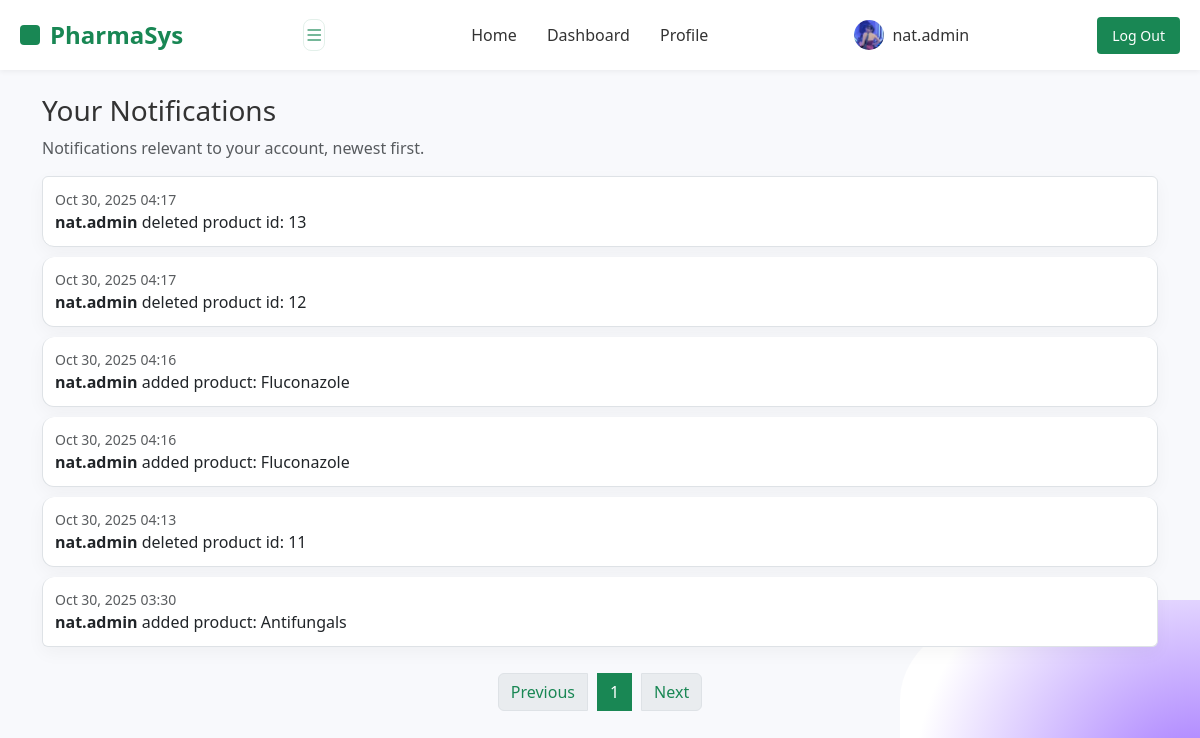
The page /pages/notifications.php (signed in) on the database its author committed.
### tables this page shows
CREATE TABLE `notifications` (
  `id` int(11) NOT NULL,
  `user_id` int(11) NOT NULL,
  `message` text NOT NULL,
  `action` varchar(50) DEFAULT NULL,
  `product_id` int(11) DEFAULT NULL,
  `product_name` varchar(255) DEFAULT NULL,
  `actor_username` varchar(255) DEFAULT NULL,
  `created_at` datetime DEFAULT current_timestamp(),
  `is_read` tinyint(1) DEFAULT 0
);

### pages/notifications.php (the view, shortened to what this page needs)
<?php
include __DIR__ . '/../func/db.php';
$uid = (int)$_SESSION['user_id'];
$page = max(1, (int)($_GET['page'] ?? 1));
$perPage = 10;
$offset = ($page - 1) * $perPage;
$total = 0;
$notes = [];
try {
    $cstmt = $conn->prepare("SELECT COUNT(*) AS total FROM notifications WHERE user_id = ?");
    if ($cstmt) {
        $cstmt->bind_param('i', $uid);
        $cstmt->execute();
        $cres = $cstmt->get_result();
        if ($cres && ($crow = $cres->fetch_assoc())) $total = (int)$crow['total'];
    }
    $stmt = $conn->prepare("SELECT id, user_id, message, action, product_id, product_name, created_at FROM notifications WHERE user_id = ? ORDER BY created_at DESC LIMIT ?, ?");
    if ($stmt) {
        $stmt->bind_param('iii', $uid, $offset, $perPage);
        $stmt->execute();
        $res = $stmt->get_result();
        if ($res) while ($r = $res->fetch_assoc()) $notes[] = $r;
    }
} catch (Exception $e) {
}
?>
<!doctype html>
<html lang="en">
<head>
  <link href="https://cdn.jsdelivr.net/npm/bootstrap@5.3.2/dist/css/bootstrap.min.css" rel="stylesheet">
  <link rel="stylesheet" href="../assets/css/design.css">
  <link rel="stylesheet" href="https://cdn.jsdelivr.net/npm/bootstrap-icons@1.10.5/font/bootstrap-icons.css">
</head>
<body>
  <?php include __DIR__ . '/../func/header.php'; ?>
  <div class="container my-4">
    <h3>Your Notifications</h3>
    <p class="text-muted">Notifications relevant to your account, newest first.</p>
    <div class="list-group mb-3">
      <?php if (empty($notes)): ?>
        <div class="list-group-item">No notifications yet.</div>
      <?php else: ?>
        <?php foreach ($notes as $n): ?>
          <?php
            $tsRaw = $n['created_at'] ?? '';
            $ts = '';
            try { if ($tsRaw) $ts = (new DateTime($tsRaw))->format('M j, Y H:i'); } catch(Exception $e) { $ts = htmlspecialchars($tsRaw); }
            $action = htmlspecialchars($n['action'] ?? $n['message'] ?? '');
            $pname = htmlspecialchars($n['product_name'] ?? '');
            $pid = isset($n['product_id']) && $n['product_id'] !== null ? '#'.(int)$n['product_id'] : '';
          ?>
          <div class="list-group-item notification-item">
            <div class="d-flex justify-content-between align-items-start">
              <div>
                <div class="small text-muted"><?= $ts ?></div>
                <div><strong><?= htmlspecialchars($_SESSION['username'] ?? 'You') ?></strong> <?= $action ?> <?php if ($pname) echo '<em>'.$pname.'</em>'; ?> <?php if ($pid) echo $pid; ?></div>
              </div>
            </div>
          </div>
        <?php endforeach; ?>
      <?php endif; ?>
    </div>
    <?php
      $total = max(0, (int)$total);
      $totalPages = max(1, (int)ceil($total / $perPage));
      $prev = $page > 1 ? $page - 1 : null;
      $next = $page < $totalPages ? $page + 1 : null;
    ?>
    <nav aria-label="Notifications pagination">
      <ul class="pagination justify-content-center">
        <li class="page-item <?= $prev ? '' : 'disabled' ?>"><a class="page-link" href="?page=<?= $prev ?: 1 ?>">Previous</a></li>
        <?php for ($p=1;$p<=$totalPages;$p++): ?>
          <li class="page-item <?= $p=== $page ? 'active' : '' ?>"><a class="page-link" href="?page=<?= $p ?>"><?= $p ?></a></li>
        <?php endfor; ?>
        <li class="page-item <?= $next ? '' : 'disabled' ?>"><a class="page-link" href="?page=<?= $next ?: $totalPages ?>">Next</a></li>
      </ul>
    </nav>
  </div>
</body>
</html>

### func/header.php (shortened to what this page needs)
<?php
include __DIR__ . '/db.php';
$roleVal = (string)($_SESSION['role'] ?? '');
$isAdmin = (bool)preg_match('/\badmin\b/i', $roleVal);
?>
<link rel="stylesheet" href="https://cdn.jsdelivr.net/npm/bootstrap-icons@1.10.5/font/bootstrap-icons.css">
<header<?php if ($isAdmin) echo ' class="admin-mode"'; ?>>
  <a href="/Pharma_Sys/pages/index.php" class="logo" style="text-decoration:none;">
    <div class="logo-icon"></div>
    <span style="color:inherit;">PharmaSys</span>
  </a>
  <?php if ($isAdmin): ?>
    <button class="btn btn-sm btn-link text-decoration-none p-0 me-3" type="button" data-bs-toggle="offcanvas" data-bs-target="#adminOffcanvas" aria-controls="adminOffcanvas" title="Open admin menu" id="admin-sidebar-toggle">
      <i class="bi bi-list" aria-hidden="true" style="font-size:1.25rem"></i>
    </button>
  <?php endif; ?>
  <nav>
    <?php if ($isAdmin): ?>
      <a href="/Pharma_Sys/pages/admin.php">Home</a>
      <a href="/Pharma_Sys/pages/dashboard.php" class="ms-3">Dashboard</a>
      <a href="/Pharma_Sys/pages/admin_profile.php" class="ms-3">Profile</a>
    <?php else: ?>
      <a href="/Pharma_Sys/pages/index.php">Home</a>
    <?php endif; ?>
  </nav>
  <?php if (isset($_SESSION['user_id'])): ?>
    <?php
  $default_web_jpg = '/Pharma_Sys/assets/image/default.jpg';
  $default_web_png = '/Pharma_Sys/assets/image/default.jpg';
  $default_disk_jpg = __DIR__ . '/../assets/image/default.jpg';
  $default_disk_png = __DIR__ . '/../assets/image/default.jpg';
  if (is_file($default_disk_jpg)) {
    $default_img = $default_web_jpg;
  } elseif (is_file($default_disk_png)) {
    $default_img = $default_web_png;
  } else {
    $default_img = '/Pharma_Sys/assets/image/default.jpeg';
  }
  $profile_url = $default_img;
  $role = isset($_SESSION['role']) ? strtolower((string)$_SESSION['role']) : '';
  $uid = (int)($_SESSION['user_id'] ?? 0);
  if ($uid && $role === 'admin') {
    $colOk = false;
    try {
      $colRes = $conn->query("SHOW COLUMNS FROM admin LIKE 'profile_image'");
      if ($colRes && $colRes->num_rows > 0) $colOk = true;
    } catch (Exception $e) {
      $colOk = false;
    }
    if ($colOk) {
      $stmtImg = @$conn->prepare("SELECT profile_image FROM admin WHERE admin_id = ? LIMIT 1");
      if ($stmtImg) {
        $stmtImg->bind_param("i", $uid);
        $stmtImg->execute();
        $resImg = $stmtImg->get_result();
        if ($rowImg = $resImg->fetch_assoc()) {
          $fn = trim((string)($rowImg['profile_image'] ?? ''));
          if ($fn !== '') {
            $disk = __DIR__ . '/../assets/profile/' . $fn;
            $web = '/Pharma_Sys/assets/profile/' . rawurlencode($fn);
            if (is_file($disk)) $profile_url = $web;
          }
        }
      }
    }
  }
    ?>
    <a href="<?= $isAdmin ? '/Pharma_Sys/pages/admin_profile.php' : '/Pharma_Sys/pages/profile.php' ?>" id="profile" class="d-flex align-items-center gap-2 ms-3">
      <img src="<?= htmlspecialchars($profile_url) ?>" alt="Profile" style="width: 30px; height: 30px; border-radius: 50%; object-fit:cover;">
      <span><?= htmlspecialchars($_SESSION['username']) ?></span>
    </a>
    <a href="/Pharma_Sys/func/logout.php" id="logout" class="btn btn-outline-secondary btn-sm ms-2">Log Out</a>
  <?php else: ?>
    <a href="/Pharma_Sys/pages/login.php" class="primary-button">Sign In</a>
  <?php endif; ?>
</header>

### assets/css/design.css (style rules this page uses)
* { margin: 0; padding: 0; box-sizing: border-box; font-family: 'Segoe UI', Tahoma, Geneva, Verdana, sans-serif; }
html { scroll-behavior: smooth; }
body { background: #f8f9fc; color: #333; min-height: 100vh; position: relative; overflow-x: hidden; }
header { display: flex; align-items: center; position: fixed; top: 0; left: 0; width: 100%; height: 70px; z-index:1030; justify-content: space-between; padding: 0 20px; background: white; box-shadow: 0 2px 5px rgba(0,0,0,0.05); }
.logo { display: flex; align-items: center; font-size: 1.5rem; font-weight: bold; color: #1877f2; }
.logo-icon { width: 20px; height: 20px; background-color: #1877f2; margin-right: 10px; border-radius: 4px; }
nav a { margin: 0 10px; color: #555; text-decoration: none; font-weight: 500; }
#logout { background-color: #1877f2; color: white; border: none; padding: 8px 15px; }
#profile { text-decoration: none; color: #333; font-weight: 500; }
body::after { content: ''; position: absolute; bottom: 0; right: 0; width: 300px; height: 200px; background: radial-gradient(circle at bottom right, #9f70ff 0%, #ffffff 80%); border-top-left-radius: 50% 50%; z-index: -1; }
header.admin-mode .logo { color: #198754; }
header.admin-mode .logo-icon { background-color: #198754; }
header.admin-mode .search-button, header.admin-mode .primary-button, header.admin-mode #logout { background-color: #198754; color: #fff !important; }
header.admin-mode .logo { color: #198754 !important; }
header.admin-mode .logo-icon { background-color: #198754 !important; }
header.admin-mode nav a { color: #333 !important; }
header.admin-mode .primary-button, header.admin-mode .search-button, header.admin-mode #logout { background-color: #198754 !important; border-color: #198754 !important; }

### pages/notifications.php (style rules this page uses)
html, body { height: 100%; }
.notification-item { border-radius: 12px; margin-bottom: 10px; padding: 12px; background: #fff; box-shadow: 0 6px 18px rgba(20,20,30,0.04); }

### func/header.php (style rules this page uses)
header.admin-mode .logo { color: #198754 !important; }
header.admin-mode .logo-icon { background-color: #198754 !important; }
header.admin-mode nav a { color: #333 !important; }
header.admin-mode .primary-button, header.admin-mode .search-button, header.admin-mode #logout { background-color: #198754 !important; border-color: #198754 !important; color: #fff !important; }
header.admin-mode #admin-sidebar-toggle { border-radius: 8px; padding: 6px; border: 1px solid rgba(25,135,84,0.12); background: transparent; }
header.admin-mode #admin-sidebar-toggle i { color: #198754 !important; font-size: 1.25rem; }
.site-admin-mode .pagination .page-item.active .page-link, .site-admin-mode .pagination .page-link.active { background-color: #198754 !important; border-color: #198754 !important; color: #fff !important; }
.site-admin-mode .page-link { color: #198754 !important; }

### rows shown on the page
notifications: created_at "Oct 30, 2025 04:17", message "deleted product id: 13"
notifications: created_at "Oct 30, 2025 04:17", message "deleted product id: 12"
notifications: created_at "Oct 30, 2025 04:16", message "added product: Fluconazole"
notifications: created_at "Oct 30, 2025 04:16", message "added product: Fluconazole"
notifications: created_at "Oct 30, 2025 04:13", message "deleted product id: 11"
notifications: created_at "Oct 30, 2025 03:30", message "added product: Antifungals"

### other values the page prints
$_SESSION['username'] "nat.admin"
